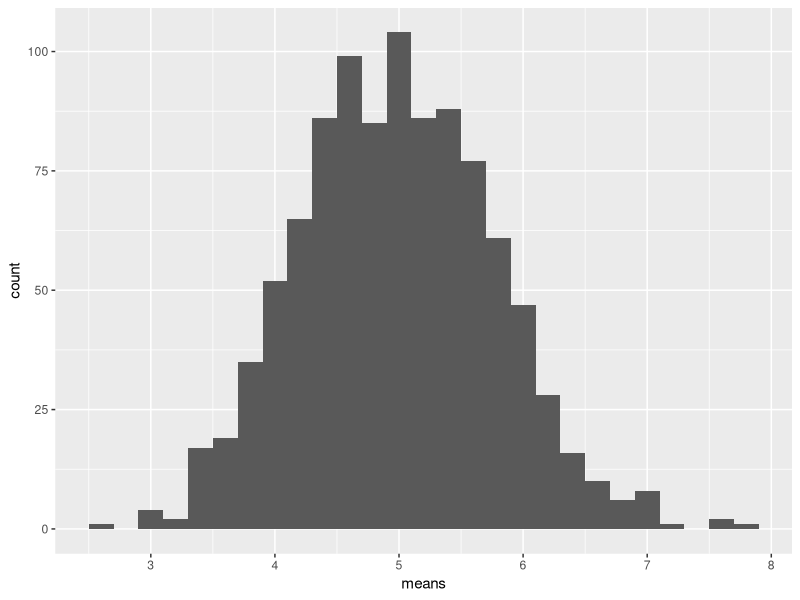
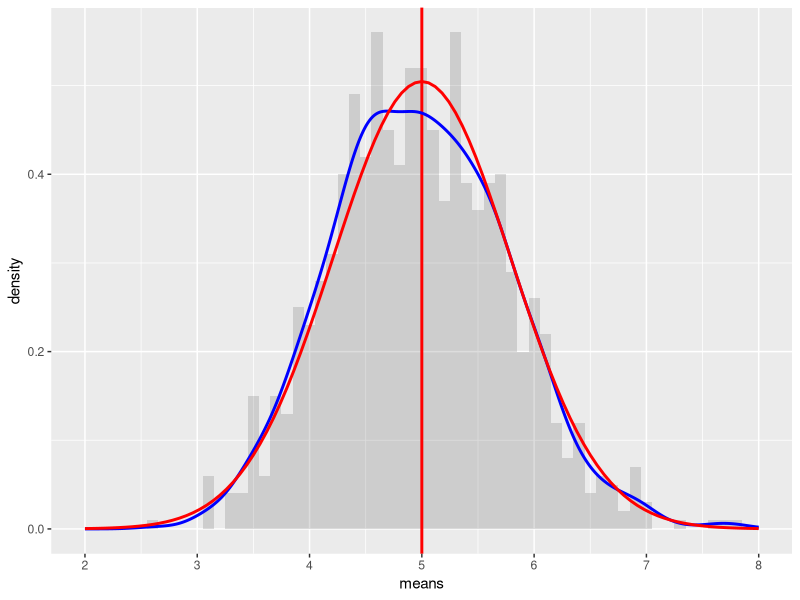

Reproduce these figures in R, in order.
## ---- chunk 1
# load neccesary libraries
library(ggplot2)
library(knitr)

# set constants
lambda <- 0.2 # lambda for rexp
n <- 40 # number of exponetials
numSim <- 1000 # number of simulations

# set the seed to create reproducability
set.seed(810684111) #This used to be my student ID :)

# run the test resulting in n x numSim matrix
expDist <- matrix(data=rexp(n * numSim, lambda), nrow=numSim) #exponential Distribution
meanExpDist <- data.frame(means=apply(expDist, 1, mean))
## ---- chunk 2
# plot the means
ggplot(data = meanExpDist, aes(x = means)) + 
  geom_histogram(binwidth=0.2) +   
  scale_x_continuous(breaks=round(seq(min(meanExpDist$means), max(meanExpDist$means), by=1)))
## ---- chunk 3
mu <- 1/lambda
print(paste("The expected value of means is ", mu))
## ---- chunk 4
sampleMean <- mean(meanExpDist$means)
print(paste("The sampled value of means is", round(sampleMean,3)))
## ---- chunk 5
sd <- 1/lambda/sqrt(n)
print(paste("The expected value of standard deviation is", round(sd,3)))
## ---- chunk 6
var <- sd^2
print(paste("The expected value of variance is", round(var,3)))

## ---- chunk 7
sd_sampled <- sd(meanExpDist$means)
print(paste("The sampled value of standard deviation is", round(sd_sampled,3)))

var_sampled <- var(meanExpDist$means)
print(paste("The sampled value of variance is", round(var_sampled,3)))
## ---- chunk 8
# plot the means
ggplot(data = meanExpDist, aes(x = means)) + 
  geom_histogram(binwidth=0.1, aes(y=..density..), alpha=0.2) + 
  geom_vline(xintercept = mu, size=1, colour="red") + 
  geom_density(colour="blue", size=1) +
  scale_x_continuous(breaks=seq(mu-3,mu+3,1), limits=c(mu-3,mu+3))  +
  stat_function(fun = dnorm, args = list(mean = mu , sd = sd), colour = "red", size=1) 
